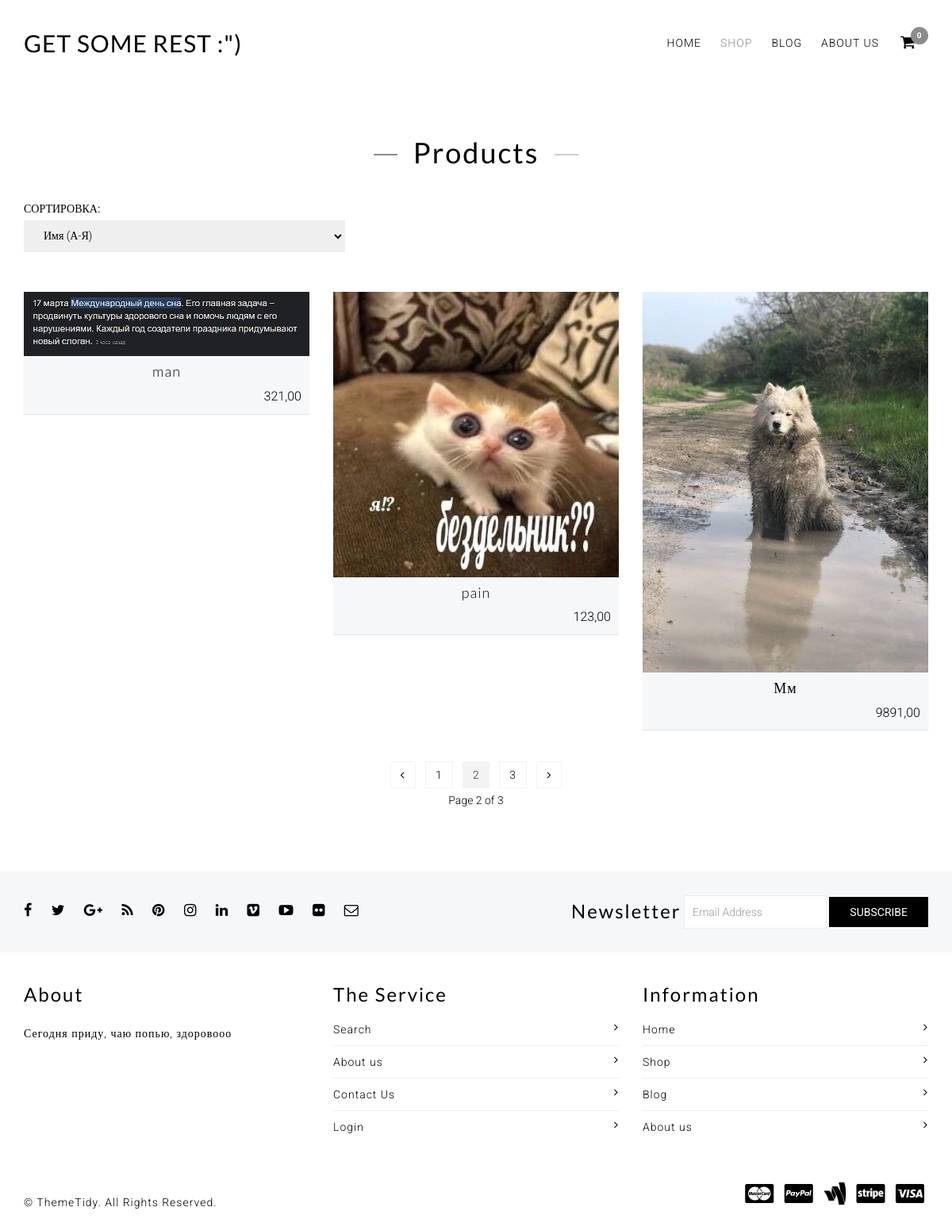
Screenshot of /collection.html?page=2 with the database file from the repository.
### shop/models.py (models this page shows, shortened)
class Product(models.Model):
    name = models.CharField(
        max_length=128,
        null=False,
        blank=False,
        verbose_name='название'
    )
    descr = models.CharField(
        max_length=4096,
        verbose_name='описание',
        null=True,
        blank=True
    )
    price = models.DecimalField(
        max_digits=6,
        decimal_places=2,
        verbose_name='цена',
        null=False,
        blank=False
    )
    image = models.ImageField(
        verbose_name='картинка',
        upload_to='products/',
        null=True,
        blank=True
    )
    slug = models.SlugField(
        verbose_name='URL',
        unique=True,
        null=False,
        blank=False
    )
    class Meta:
        verbose_name = 'товар'
        verbose_name_plural = 'товары'

### shop/views.py (the view)
# urls.py: path('collection.html', collection, name='collection'),
def collection(request):
    sort = request.GET.get('sort_by', 'name')  # получаем параметр запроса "sort"
    if sort == 'name':
        products = Product.objects.order_by('name')  # сортировка по имени товара
    elif sort == 'name_desc':
        products = Product.objects.order_by('-name')  # сортировка по имени товара в обратном порядке (от Я до А)
    elif sort == 'price':
        products = Product.objects.order_by('price')  # сортировка по возрастанию цены
    elif sort == 'price_desc':
        products = Product.objects.order_by('-price')  # сортировка по убыванию цены
    else:
        products = Product.objects.all()
    paginator = Paginator(products, 3)  # создаем пагинатор, отображающий 9 товаров на странице
    page_number = request.GET.get('page')
    if not page_number:
        page_number = 1
    page_obj = paginator.get_page(page_number)
    context = {'page_obj': page_obj, 'sort': sort}
    return render(request, 'collection.html', context)

### shop/templates/collection.html (shortened to what this page needs)
{% load static %}
<!DOCTYPE html>
 <html class="no-js">
<head>
    <link href="{% static 'assets/bootstrap.min.css' %}" rel="stylesheet" type="text/css" media="all" />
    <link href="{% static 'assets/paira.css' %}" rel="stylesheet" type="text/css" media="all" />
    <link href="{% static 'assets/paira-typography.css' %}" rel="stylesheet" type="text/css" media="all" />
    <link href="{% static 'assets/paira-responsive.css' %}" rel="stylesheet" type="text/css" media="all" />
    <link href="{% static 'assets/font-awesome.min.css' %}" rel="stylesheet" type="text/css" media="all" />
</head>
<body>
<div class="paira-container">
    <header>
        <section class="header-top">
            <div class="container">
                <div class="row">
                    <div class="col-md-12 col-sm-12 col-xs-12">
                        <nav class="navbar navbar-default paira-mega-menu mega-menu">
                            <div class="logo-text pull-left text-uppercase">
                                <h2 class="margin-bottom-20"><a href="index.html">Get some rest :")</a></h2>
                            </div>
                            <ul class="list-inline pull-right margin-clear add-cart">
                                <li class="dropdown cart-menu-body paira-cart-menu-body">
                                    <a href="cart.html"><i class="fa fa-shopping-cart"></i> <span class="badge paira-cart-item-count">0</span></a>
                                </li>
                            </ul>
                            <div id="navbar-collapse" class="navbar-collapse collapse pull-right">
                                <ul class="nav navbar-nav">
                                    <li class="">
                                        <a href="index.html">Home</a>
                                    </li>
                                    <li class="active">
                                        <a href="collection.html">Shop</a>
                                    </li>
                                    <li class="">
                                        <a href="blog.html">Blog</a>
                                    </li>
                                    <li class="">
                                        <a href="about-us.html">About us</a>
                                    </li>
                                </ul>
                            </div>
                        </nav>
                    </div>
                </div>
            </div>
        </section>
    </header>
    <main class="collection-page">
        <section class="collection-content paira-gap-2">
            <div class="container">
                <div class="row">
                    <div class="col-md-12 col-sm-12 col-xs-12 paira-gap-1 text-center">
                        <div class="paira-collection-content">
                            {% block content %}
                            <h1 class="page-header">Products</h1>
                            <div class="row hidden-xs">
                                <div class="col-md-6 col-sm-6 col-xs-6 margin-bottom-20 text-left">
                                    <div class="form-group margin-clear">
                                        <label class="margin-right-10">Сортировка: </label>
                                        <form method="get" action="">
                                        <select class="sort-by paira-sort-by" name="sort" onchange="this.form.submit()">
                                            <option value="name" {% if request.GET.sort == 'name' %}selected{% endif %}>Имя (А-Я)</option>
                                        </select>
                                    </form>
                                    </div>
                                </div>
                            </div>
                            <div class="row paira-grid-view">
                                {% for product in page_obj %}
                                <div class="col-md-4 col-sm-6 col-xs-12">
                                    <div class="paira-product product margin-top-30">
                                        <a href="{% url 'single_product' %}?slug={{ product.slug }}">
                                            <img src="{{ product.image.url }}" alt="{{ product.name }}" class="paira-product-image img-responsive center-block">
                                        </a>
                                        <div class="margin-left-10 margin-right-10 product-title-price">
                                            <h4 class="margin-top-10"><a href="{% url 'single_product' %}?slug={{ product.slug }}" class="paira-product-title">{{ product.name }}</a></h4>
                                            <div class="pull-right padding-bottom-10 font-size-16"><span class="money">{{ product.price }}</span></div>
                                        </div>
                                    </div>
                                </div>
                                {% endfor %}
                            </div>
                            <div class="row paira-gap-3">
                                <div class="col-md-12 col-sm-12 col-xs-12">
                                    <ul class="list-inline pagination margin-clear">
                                        {% if page_obj.has_previous %}
                                    <li><a class="pagination-link" href="?page={{ page_obj.previous_page_number }}{% if request.GET.sort_by %}&sort_by={{ request.GET.sort_by }}{% endif %}"><i class=" fa fa-angle-left"></i></a></li>
                                {% endif %}
                                {% for num in page_obj.paginator.page_range %}
                                    {% if page_obj.number == num %}
                                    <li class="active font-bold"><span class="pagination-link current-page">{{ num }}</span></li>
                                    {% elif num > page_obj.number|add:'-3' and num < page_obj.number|add:'3' %}
                                    <li><a class="pagination-link" href="?page={{ num }}{% if request.GET.sort_by %}&sort_by={{ request.GET.sort_by }}{% endif %}">{{ num }}</a></li>
                                    {% endif %}
                                {% endfor %}
                                {% if page_obj.has_next %}
                                <li><a class="pagination-link prev-page" href="?page={{ page_obj.next_page_number }}{% if request.GET.sort_by %}&sort_by={{ request.GET.sort_by }}{% endif %}"><i class=" fa fa-angle-right"></i></a></li>
                                    {% endif %}
                                    </ul>
                                </div>
                                <span class="page-info">Page {{ page_obj.number }} of {{ page_obj.paginator.num_pages }}</span>
                            </div>
                            {% endblock %}
                        </div>
                    </div>
                </div>
            </div>
        </section>
    </main>
    <footer>
        <section class="footer-top">
            <div class="container">
                <div class="row">
                    <div class="col-md-6 col-sm-12 col-xs-12">
                        <ul class="list-inline margin-top-30 margin-bottom-30">
                            <li class="margin-top-10" data-toggle="tooltip" data-placement="top" title="Facebook">
                                <a href="https://www.facebook.com/themetidy" target="_blank">
                                    <i class="fa fa-facebook"></i>
                                </a>
                            </li>
                            <li class="margin-top-10" data-toggle="tooltip" data-placement="top" title="Twitter">
                                <a href="https://twitter.com/themetidy" target="_blank">
                                    <i class="fa fa-twitter"></i>
                                </a>
                            </li>
                            <li class="margin-top-10" data-toggle="tooltip" data-placement="top" title="Google Plus">
                                <a href="http://www.themetidy.com/" target="_blank">
                                    <i class="fa fa-google-plus"></i>
                                </a>
                            </li>
                            <li class="margin-top-10" data-toggle="tooltip" data-placement="top" title="Rss">
                                <a href="http://www.themetidy.com/" target="_blank">
                                    <i class="fa fa-rss"></i>
                                </a>
                            </li>
                            <li class="margin-top-10" data-toggle="tooltip" data-placement="top" title="Pinterest">
                                <a href="https://www.pinterest.com/themetidy" target="_blank">
                                    <i class="fa fa-pinterest"></i>
                                </a>
                            </li>
                            <li class="margin-top-10" data-toggle="tooltip" data-placement="top" title="Instagram">
                                <a href="https://instagram.com/themetidy" target="_blank">
                                    <i class="fa fa-instagram"></i>
                                </a>
                            </li>
                            <li class="margin-top-10" data-toggle="tooltip" data-placement="top" title="LinkedIn">
                                <a href="https://www.linkedin.com/company/themetidy" target="_blank">
                                    <i class="fa fa-linkedin"></i>
                                </a>
                            </li>
                            <li class="margin-top-10" data-toggle="tooltip" data-placement="top" title="Vimeo">
                                <a href="http://www.themetidy.com/" target="_blank">
                                    <i class="fa fa-vimeo-square"></i>
                                </a>
                            </li>
                            <li class="margin-top-10" data-toggle="tooltip" data-placement="top" title="Youtube">
                                <a href="https://www.youtube.com/user/themetidy" target="_blank">
                                    <i class="fa fa-youtube-play"></i>
                                </a>
                            </li>
                            <li class="margin-top-10" data-toggle="tooltip" data-placement="top" title="Flickr">
                                <a href="https://www.flickr.com/photos/themetidy" target="_blank">
                                    <i class="fa fa-flickr"></i>
                                </a>
                            </li>
                            <li class="margin-top-10" data-toggle="tooltip" data-placement="top" title="Contact Us">
                                <a href="mailto:support@themetidy.com" target="_blank"><i class="fa fa-envelope-o"></i></a>
                            </li>
                        </ul>
                    </div>
                    <div class="col-md-6 col-sm-12 col-xs-12 newsletter">
                        <form class="form-inline pull-right margin-top-30 margin-bottom-30" action="http://eepurl.com/b-0yt9" method="post" target="_blank" novalidate="" name="mc-embedded-subscribe-form" id="mc-embedded-subscribe-form">
                            <div class="form-group">
                                <label for="newsletter-email"><h3 class="margin-clear padding-clear pull-left">Newsletter</h3></label>
                                <input type="email" class="form-control" name="newsletter-email" id="newsletter-email" placeholder="Email Address" required>
                            </div>
                            <button type="submit" class="btn btn-default">Subscribe</button>
                        </form>
                    </div>
                </div>
            </div>
        </section>
        <section class="footer-middle paira-gap-4">
            <div class="container">
                <div class="row">
                    <div class="col-md-4 col-sm-12 col-xs-12">
                        <h3 class="paira-gap-3 margin-clear margin-bottom-20">About</h3>
                        <p>Сегодня приду, чаю попью, здоровооо</p>
                    </div>
                    <div class="col-md-4 col-sm-12 col-xs-12">
                        <h3 class="paira-gap-3 margin-clear margin-bottom-20">The Service</h3>
                        <ul class="list-unstyled footer-list-style">
                            <li><a href="search.html">Search <i class="fa fa-angle-right"></i></a></li>
                            <li><a href="about-us.html">About us <i class="fa fa-angle-right"></i></a></li>
                            <li><a href="contact-us.html">Contact Us <i class="fa fa-angle-right"></i></a></li>
                            <li><a href="login.html">Login <i class="fa fa-angle-right"></i></a></li>
                        </ul>
                    </div>
                    <div class="col-md-4 col-sm-12 col-xs-12">
                        <h3 class="paira-gap-3 margin-clear margin-bottom-20">Information</h3>
                        <ul class="list-unstyled footer-list-style">
                            <li><a href="index.html">Home <i class="fa fa-angle-right"></i></a></li>
                            <li><a href="collection.html">Shop <i class="fa fa-angle-right"></i></a></li>
                            <li><a href="blog.html">Blog <i class="fa fa-angle-right"></i></a></li>
                            <li><a href="about-us.html">About us <i class="fa fa-angle-right"></i></a></li>
                        </ul>
                    </div>
                </div>
            </div>
        </section>
        <section class="footer-bottom">
            <div class="container">
                <div class="row">
                    <div class="col-md-12 col-sm-12 col-xs-12">
                        <p class="pull-left margin-top-30 margin-bottom-20">&copy; <a href="http://www.themetidy.com/" target="_blank">ThemeTidy</a>. All Rights Reserved.</p>
                        <ul class="pull-right list-inline margin-top-20 margin-bottom-20">
                            <li><i class="fa fa-cc-mastercard fa-2x" aria-hidden="true"></i></li>
                            <li><i class="fa fa-cc-paypal fa-2x" aria-hidden="true"></i></li>
                            <li><i class="fa fa-google-wallet fa-2x" aria-hidden="true"></i></li>
                            <li><i class="fa fa-cc-stripe fa-2x" aria-hidden="true"></i></li>
                            <li><i class="fa fa-cc-visa fa-2x" aria-hidden="true"></i></li>
                        </ul>
                    </div>
                </div>
            </div>
        </section>
    </footer>
</div>
</body>
</html>

### rows the page displays
Product: image (picture), name "man", price "321,00"
Product: image (picture), name "pain", price "123,00"
Product: image (picture), name "Мм", price "9891,00"

### other values shown
{{ num }} "1" "3"
{{ num }} "2"
{{ page_obj.number }} "2"
{{ page_obj.paginator.num_pages }} "3"
